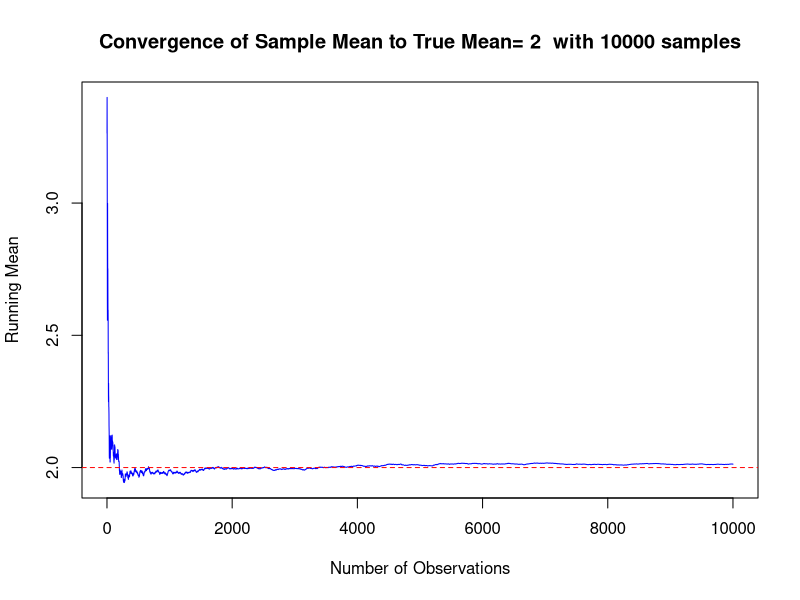

R code for this plot:
xbars = c()
observations = c()

true_mean = 2
true_sd = 1
no_samples = 10000

for (n in 1:no_samples){
  newdata = rnorm(1, mean = true_mean, sd = true_sd ) 
  # rcauchy(n) # this dist has /inf mean, will never converge
  observations = c(observations, newdata)
  xbars = c(xbars, mean(observations))
}

plot(xbars, 
     type = "l", 
     col = "blue", 
     xlab = "Number of Observations", 
     ylab = "Running Mean", 
     main = paste("Convergence of Sample Mean to True Mean=", true_mean, " with", no_samples, "samples"))

abline(h = 2, col = "red", lty = 2)  # true mean line
